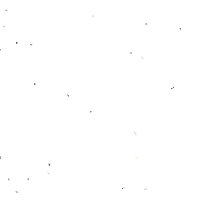
Frame 1 (no input)
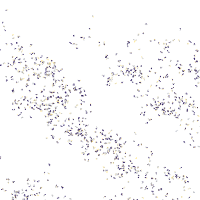
Frame 60 (the mouse pressed at the canvas centre just before this capture)
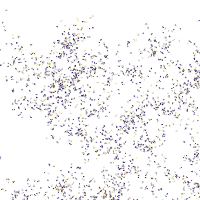
Frame 120 (the mouse held since frame 60 and released just before this capture)

The Processing sketch that drew these frames (run headless with seeded random() and noise(); from frame 60 on, the mouse is pressed at the canvas centre):

// Processing sketch: processing_40881
// ── processing_40881.pde

//Graduate Challenge: Modify the objects to create a more interesting aesthetic composition.
//Consider how color, new shapes, modified rules, and/or an interesting constraint might affect 
//the output of the program. Use OOP to make these changes easier!

//write a new program converting the random path into a new class
//modify the new program so it uses an array of new objects (at least 25) based on my class
//generative system


int num = 25; // number of Balls
float shapeSize = 1; // constant for Ball size
float x, y;

// define an array that holds Ball objects & declare them
Marker[] myMarker = new Marker[num];

color[] colorPalette = new color[4]; //declare and create the array color palette

void setup() {
  size(200, 200);
  background(255);

  //load colors into the array
  colorPalette[0] = color(255, 200, 0, 75);
  colorPalette[1] = color(2, 16, 52, 50);
  colorPalette[2] = color(175);
  colorPalette[3] = color(20, 0, 80);

  // seed the array with initialized Ball objects
  for (int i=0;i<myMarker.length;i++) {
    myMarker[i] = new Marker();
  }
}

 void draw() {
  //iterate through the Ball array and update and draw the objects
  for (int i=0; i < myMarker.length; i++) {
    myMarker[i].draw();
  }
}


class Marker {

  float xpos = random(0, width);
  float ypos = random(0, height);
  float speed = random(1,2);


  Marker() {
  }

  void draw() {
    for (int i=0;i<myMarker.length;i=i+7) {
      noStroke();
      smooth();
      fill(pickAColor());
      x = x + random(-1, 1);
      y = y + random(-1, 1);
      ellipse(xpos+x, ypos+y, shapeSize, shapeSize);
    }
  }
}

color pickAColor() { //helper function picks a random color from the array
  int c = int(random(4)); // random number from 0-3
  return colorPalette[c];
}
